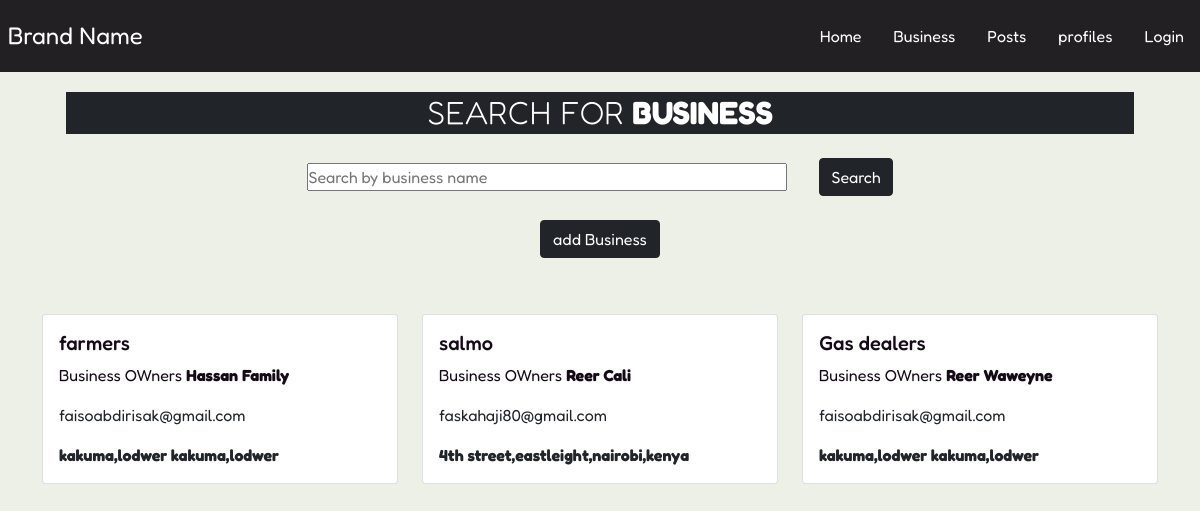
The page /business/business/ on the database its author committed.
### business/models.py (models this page shows, shortened)
class Business(models.Model):
    user= models.ForeignKey(Profile,null=True,blank=True,on_delete=models.SET_NULL)
    name = models.CharField(max_length=255)
    email = models.EmailField()
    address = models.TextField()
    neighbor = models.ForeignKey(Neighbor, on_delete=models.CASCADE, blank=True)
    created = models.DateTimeField(auto_now_add=True)
    id = models.UUIDField(default=uuid.uuid4,unique=True,primary_key=True,editable=False)

### Myneighbor/models.py (models this page shows, shortened)
class Neighbor(models.Model):
    user= models.ForeignKey(Profile,null=True,blank=True,on_delete=models.SET_NULL)
    name=models.CharField(max_length=200)
    location=models.CharField(max_length=200,null=True,blank=True)
    occupation=models.CharField(max_length=200,null=True,blank=True)
    featured_image = models.ImageField(null=True,blank=True, default="default.jpg")
    created = models.DateTimeField(auto_now_add=True)
    id = models.UUIDField(default=uuid.uuid4,unique=True,primary_key=True,editable=False)

### business/views.py (the view)
# urls.py: path('business/', views.business, name='business'),
def business(request):
    search_querys = ''
    if request.GET.get('search_querys'):
        search_querys = request.GET.get('search_querys')
    businesses=Business.objects.filter(
       Q(name__icontains=search_querys)|
       Q(email__icontains=search_querys)
    )
    context={'businesses':businesses,"search_querys":search_querys}
    return render(request, 'businesses/business.html', context)

### business/templates/businesses/business.html (shortened to what this page needs)
{% extends 'base.html' %}
{% block content %}
<div class="container">
    <div class="row">
        <section class="hero-section text-center">
            <div class="container container--narrow">
                <div class="hero-section__box">
                    <h2 class="bg-dark text-white ">Search for <span>Business</span></h2>
                </div>
                <div class="hero-section__search">
                    <form id='searchForm' class="form" action="" method="get">
                        <div class="form__field">
                            <input class="input input--text" id="formInput#search" type="text" name="search_querys"
                                placeholder="Search by business name" value="{{search_querys}}" />
                        </div>
                        <input class="btn btn-dark my-3" type="submit" value="Search" />
                    </form>
                    <a href="{% url 'createBusiness' %}" class="btn btn-dark m-2 ">add Business</a>
                </div>
            </div>
        </section>
        <div class="col-md-12">
            <div class="row">
                {% for business in businesses %}
               <div class="col-md-4">
                    <div class="card caars my-5 "  >
                         <a href="{% url 'busines' business.id %}">
                        <div class="card-body ">
                            <h5 class="card-title ">{{business.name}}</h5>
                            <p>Business OWners <strong><a href="">{{business.neighbor.name}}</a> </strong></p>
                            <p class="card-text">{{business.email}}</p>
                            <p class="card-text"><strong>{{business.address}}</strong></p>
                        </div>
                    </a>
                      </div>
                </div>
                {% empty %}
                <h3>No  near neighbours</h3>
                {% endfor %}
            </div>
        </div>
    </div>
    </div>
{% endblock%}

### static/styles/main.css (style rules this page uses)
* { margin: 0; padding: 0; box-sizing: border-box; }
body { font-family: 'Fredoka', sans-serif; background-color: rgb(237, 240, 231); }
.hero-section__box > h2, .hero-section__box > h2 > span { margin-top: 20px; font-size: 2rem; color: var(--color-light); line-height: 1.3; text-transform: uppercase; }
.hero-section__box > h2 { font-weight: 300; }
.hero-section__box > h2 > span { font-weight: 700; }
.hero-section__search > .form { display: flex; align-items: center; justify-content: center; gap: 2rem; }
.hero-section__search > .form input.input--text { width: 30rem; }
a { text-shadow: 0px 0px 3px rgba(117, 117, 117, 0.12); color: #140a16; text-decoration: none }

### rows shown on the page
Business: name "farmers", neighbor.name "Hassan Family", email "faisoabdirisak@gmail.com", address "kakuma,lodwer kakuma,lodwer"
Business: name "salmo", neighbor.name "Reer Cali", email "faskahaji80@gmail.com", address "4th street,eastleight,nairobi,kenya"
Business: name "Gas dealers", neighbor.name "Reer Waweyne", email "faisoabdirisak@gmail.com", address "kakuma,lodwer kakuma,lodwer"
